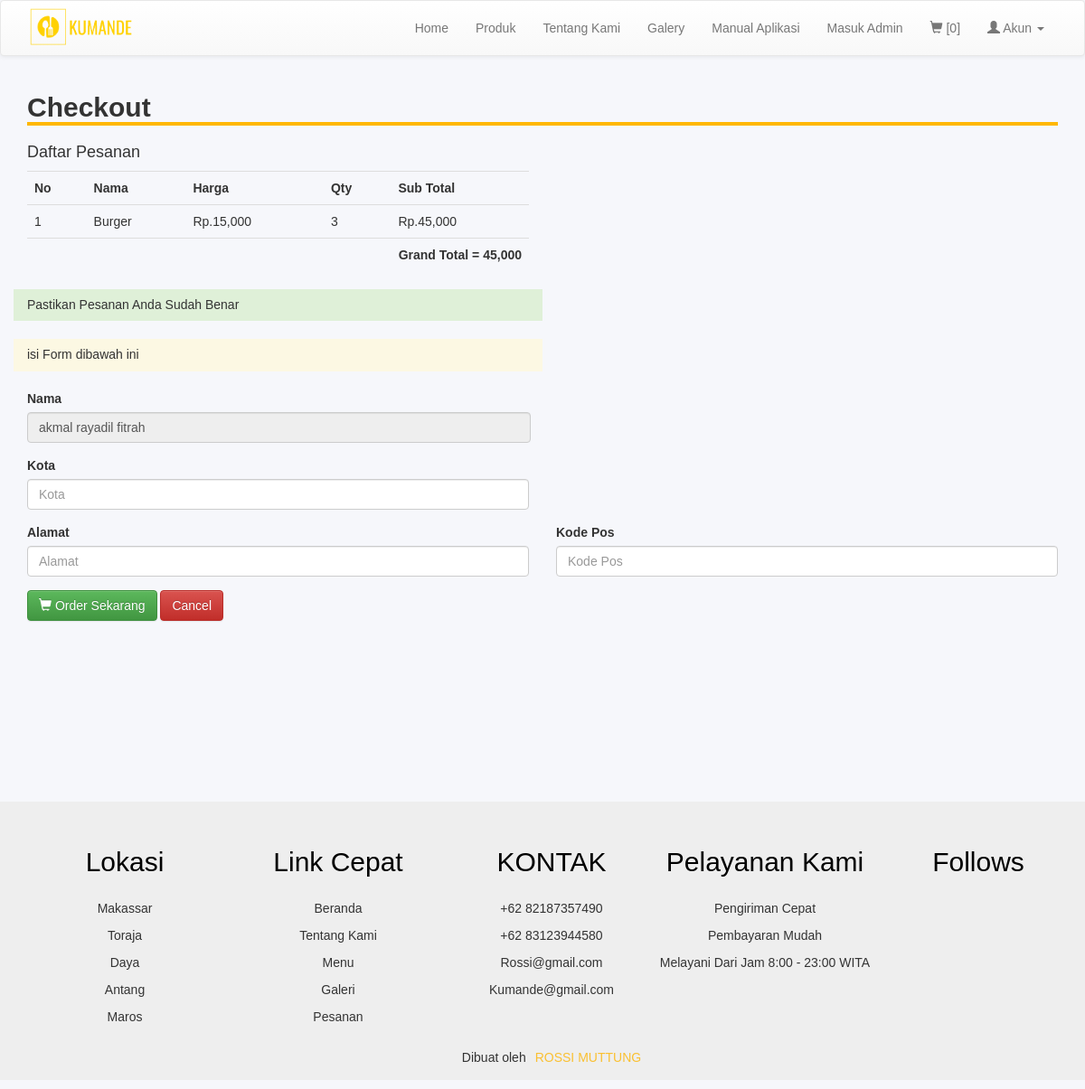
Before: /checkout.php?kode_cs=C0001 with the older database file.
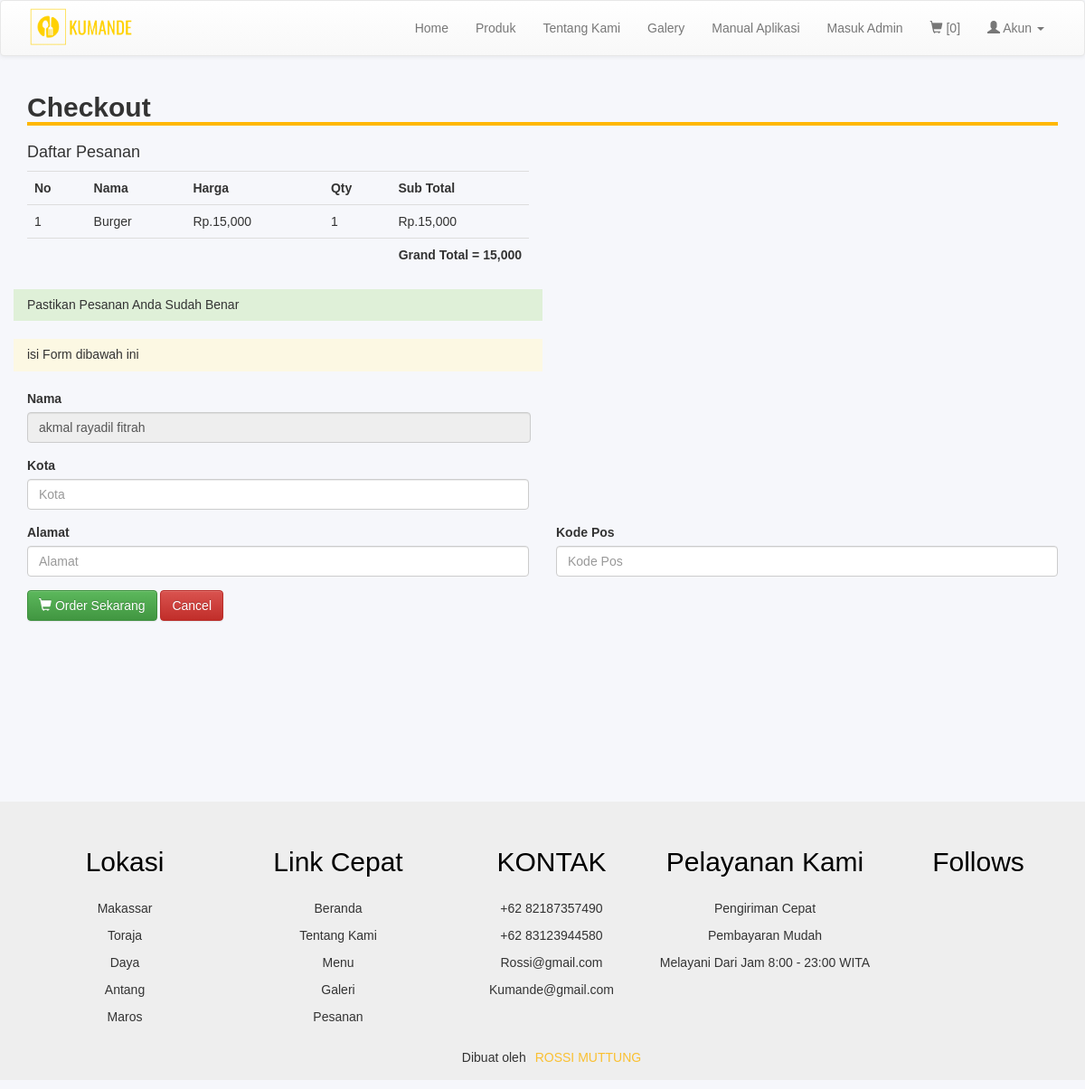
After: the same page with the newer database file.
### tables this page shows
CREATE TABLE `keranjang` (
  `id_keranjang` int(11) NOT NULL,
  `kode_customer` varchar(100) NOT NULL,
  `kode_produk` varchar(100) NOT NULL,
  `nama_produk` varchar(100) NOT NULL,
  `qty` int(11) NOT NULL,
  `harga` int(11) NOT NULL
);

### checkout.php (the view, shortened to what this page needs)
<?php
include 'header.php';
$kd = mysqli_real_escape_string($conn, $_GET['kode_cs']);
$cs = mysqli_query($conn, "SELECT * FROM customer WHERE kode_customer = '$kd'");
$rows = mysqli_fetch_assoc($cs);
?>
<div class="container" style="padding-bottom: 200px">
	<h2 style=" width: 100%; border-bottom: 4px solid #ffb703"><b>Checkout</b></h2>
	<div class="row">
		<div class="col-md-6">
			<h4>Daftar Pesanan</h4>
			<table class="table table-stripped">
				<tr>
					<th>No</th>
					<th>Nama</th>
					<th>Harga</th>
					<th>Qty</th>
					<th>Sub Total</th>
				</tr>
				<?php
				$result = mysqli_query($conn, "SELECT * FROM keranjang WHERE kode_customer = '$kd'");
				$no = 1;
				$hasil = 0;
				while ($row = mysqli_fetch_assoc($result)) {
				?>
					<tr>
						<td><?= $no; ?></td>
						<td><?= $row['nama_produk']; ?></td>
						<td>Rp.<?= number_format($row['harga']); ?></td>
						<td><?= $row['qty']; ?></td>
						<td>Rp.<?= number_format($row['harga'] * $row['qty']);  ?></td>
					</tr>
				<?php
					$total = $row['harga'] * $row['qty'];
					$hasil += $total;
					$no++;
				}
				?>
				<tr>
					<td colspan="5" style="text-align: right; font-weight: bold;">Grand Total = <?= number_format($hasil); ?></td>
				</tr>
			</table>
		</div>
	</div>
	<div class="row">
		<div class="col-md-6 bg-success">
			<h5>Pastikan Pesanan Anda Sudah Benar</h5>
		</div>
	</div>
	<br>
	<div class="row">
		<div class="col-md-6 bg-warning">
			<h5>isi Form dibawah ini </h5>
		</div>
	</div>
	<br>
	<form action="proses/order.php" method="POST">
		<div class="form-group">
			<label for="exampleInputEmail1">Nama</label>
			<input type="text" class="form-control" id="exampleInputEmail1" placeholder="Nama" name="nama" style="width: 557px;" value="<?= $rows['nama']; ?>" readonly>
		</div>
		<div class="row">
			<div class="col-md-6">
				<div class="form-group">
					<label for="exampleInputPassword1">Kota</label>
					<input type="text" class="form-control" id="exampleInputPassword1" placeholder="Kota" name="kota">
				</div>
			</div>
		</div>
		<div class="row">
			<div class="col-md-6">
				<div class="form-group">
					<label for="exampleInputPassword1">Alamat</label>
					<input type="text" class="form-control" id="exampleInputPassword1" placeholder="Alamat" name="almt">
				</div>
			</div>
			<div class="col-md-6">
				<div class="form-group">
					<label for="exampleInputPassword1">Kode Pos</label>
					<input type="text" class="form-control" id="exampleInputPassword1" placeholder="Kode Pos" name="kopos">
				</div>
			</div>
		</div>
		<button type="submit" class="btn btn-success"><i class="glyphicon glyphicon-shopping-cart"></i> Order Sekarang</button>
		<a href="keranjang.php" class="btn btn-danger">Cancel</a>
	</form>
</div>
<?php
include 'footer.php';
?>

Changed rows visible on the page:
changed keranjang "Burger": qty "3" → "1"; $row['harga'] * $row['qty'] "45,000" → "15,000"
Other visible differences:
$hasil: "45,000" → "15,000"
